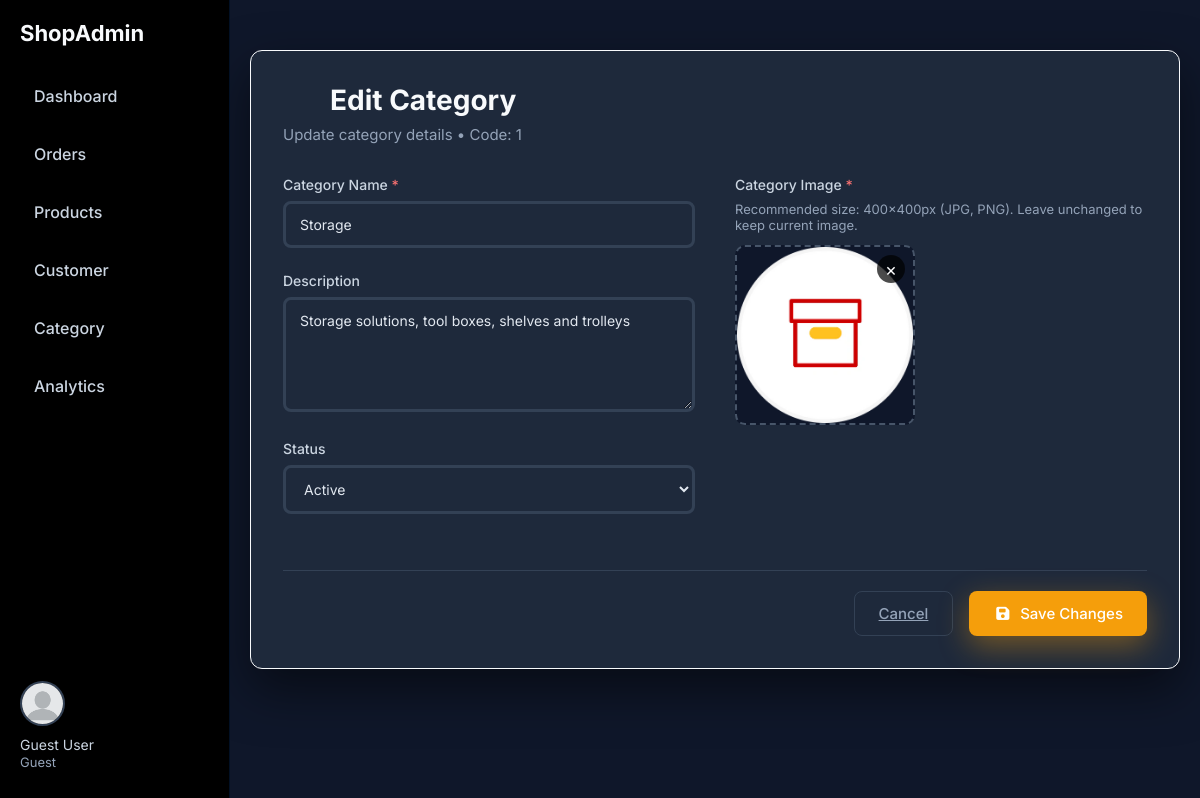
The app's page /pages/admin/admin-update-category.php?code=1, older data.
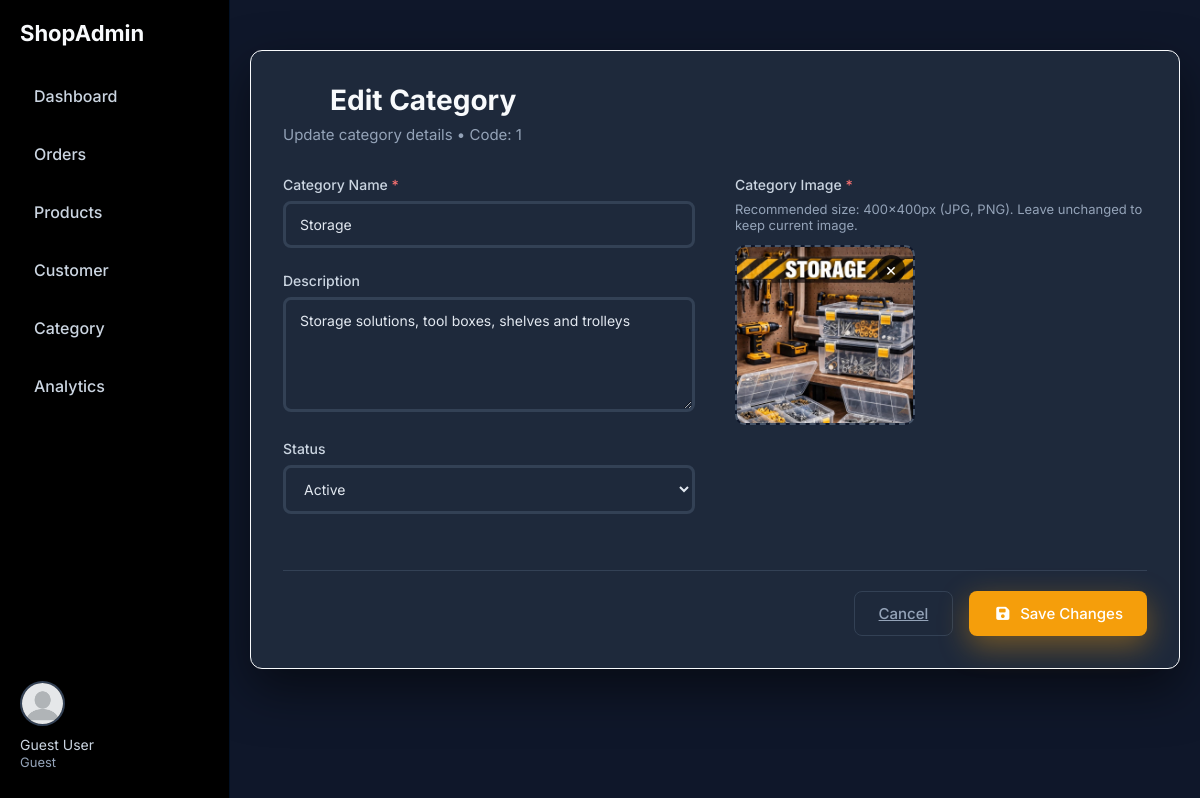
The same page, newer data.
### tables this page shows
CREATE TABLE `category` (
  `category_code` int(11) NOT NULL,
  `category_name` varchar(30) NOT NULL,
  `img_path` varchar(255) DEFAULT NULL,
  `description` varchar(1500) DEFAULT NULL,
  `is_show` tinyint(1) NOT NULL DEFAULT 1
);

### DAO/product_dao.php (called while the page is built, shortened)
<?php
function getCategoryByCodeDao($id)
{
    global $_db;
    $sql = "SELECT * FROM category WHERE is_deleted = 0 AND category_code = ?";
    $stmt = $_db->prepare($sql);
    $stmt->execute([$id]);
    return $stmt->fetch(PDO::FETCH_OBJ);
}

### controller/category-controller.php (called while the page is built, shortened)
<?php
require_once  __DIR__ . '/../_base.php';
require_once __DIR__ . '/../DAO/product_dao.php';
function getCategoryByCode($code)
{
    return getCategoryByCodeDao($code);
}

### pages/admin/admin-update-category.php (the view, shortened to what this page needs)
<?php
require '../../controller/category-controller.php';
include 'adminHeader.php';
$category_code = $_GET['code'] ?? '';
$category = getCategoryByCode($category_code);
?>
<link rel="stylesheet" href="../../css/admin-add-category.css">
<link rel="stylesheet" href="../../css/msg.css">
<div class="admin-container">
    <div class="admin-header">
        <h1><i class="fa-solid fa-folder-pen"></i> Edit Category</h1>
        <p>Update category details • Code: <?= htmlspecialchars($category->category_code) ?></p>
    </div>
    <form id="updateCategoryForm" method="POST" enctype="multipart/form-data" action="../../controller/category-controller.php">
        <div class="form-grid">
            <div>
                <div class="form-group">
                    <label for="category_name">Category Name <span class="required">*</span></label>
                    <input type="text"
                        name="category_name"
                        id="category_name"
                        value="<?= htmlspecialchars($category->category_name) ?>"
                        placeholder="e.g., Power Tools, Fasteners, Storage"
                        required>
                </div>
                <div class="form-group">
                    <label for="description">Description</label>
                    <textarea name="description"
                        id="description"
                        rows="5"
                        placeholder="Brief description of this category (optional)"><?= htmlspecialchars($category->description ?? '') ?></textarea>
                </div>
                <div class="form-group">
                    <label>Status</label>
                    <select name="status" class="form-input">
                        <option value="active" <?= $category->is_show ? 'selected' : '' ?>>Active</option>
                    </select>
                </div>
            </div>
            <div>
                <div class="form-group">
                    <label>Category Image <span class="required">*</span></label>
                    <p class="help-text">Recommended size: 400x400px (JPG, PNG). Leave unchanged to keep current image.</p>
                    <div class="image-preview" id="imagePreview">
                        <?php if (!empty($category->img_path)): ?>
                            <div class="img-box current-img" id="currentImgBox">
                                <img src="../../<?= htmlspecialchars($category->img_path) ?>"
                                    alt="Current <?= htmlspecialchars($category->category_name) ?> image"
                                    style="width:100%; height:100%; object-fit:cover; border-radius:8px;">
                                <button type="button" id="removeCurrent" class="remove-img" title="Remove current image">×</button>
                            </div>
                        <?php endif; ?>
                    </div>
                </div>
            </div>
        </div>
        <div class="btn-group">
            <a class="btn btn-cancel" href="../admin/admin-category.php">Cancel</a>
            <button type="submit" class="btn btn-save">
                <i class="fa-solid fa-save"></i> Save Changes
            </button>
        </div>
    </form>
</div>
<?php include 'adminFooter.php'; ?>

Row changes from the older to the newer data that the page shows:
changed category "Storage": img_path: a different picture
